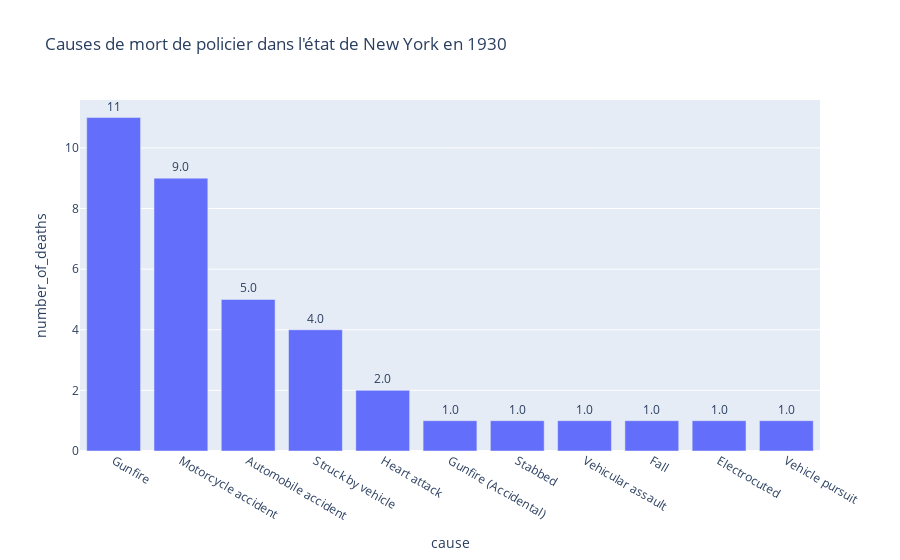

Source (notebook cell):
### Code cell
fig = px.bar(ny_causes, x='cause', y='number_of_deaths', text_auto='.2s',title="Causes de mort de policier dans l'état de New York en 1930")
fig.update_traces(textfont_size=12, textangle=0, textposition="outside", cliponaxis=False)
fig.show()

### Figure 1 — Plotly figure (JSON) as saved in the notebook; plotly's stock layout.template omitted (floating-point values rounded to 4 significant figures)
{"data": [{"alignmentgroup": "True", "cliponaxis": false, "hovertemplate": "cause=%{x}<br>number_of_deaths=%{y}<extra></extra>", "legendgroup": "", "marker": {"color": "#636efa", "pattern": {"shape": ""}}, "name": "", "offsetgroup": "", "orientation": "v", "showlegend": false, "textangle": 0, "textfont": {"size": 12}, "textposition": "outside", "texttemplate": "%{y:.2s}", "type": "bar", "x": ["Gunfire", "Motorcycle accident", "Automobile accident", "Struck by vehicle", "Heart attack", "Gunfire (Accidental)", "Stabbed", "Vehicular assault", "Fall", "Electrocuted", "Vehicle pursuit"], "xaxis": "x", "y": [11, 9, 5, 4, 2, 1, 1, 1, 1, 1, 1], "yaxis": "y"}], "layout": {"autosize": true, "barmode": "relative", "legend": {"tracegroupgap": 0}, "title": {"text": "Causes de mort de policier dans l'état de New York en 1930"}, "xaxis": {"anchor": "y", "autorange": true, "domain": [0, 1], "range": [-0.5, 10.5], "title": {"text": "cause"}, "type": "category"}, "yaxis": {"anchor": "x", "autorange": true, "domain": [0, 1], "range": [0, 11.58], "title": {"text": "number_of_deaths"}, "type": "linear"}}}
